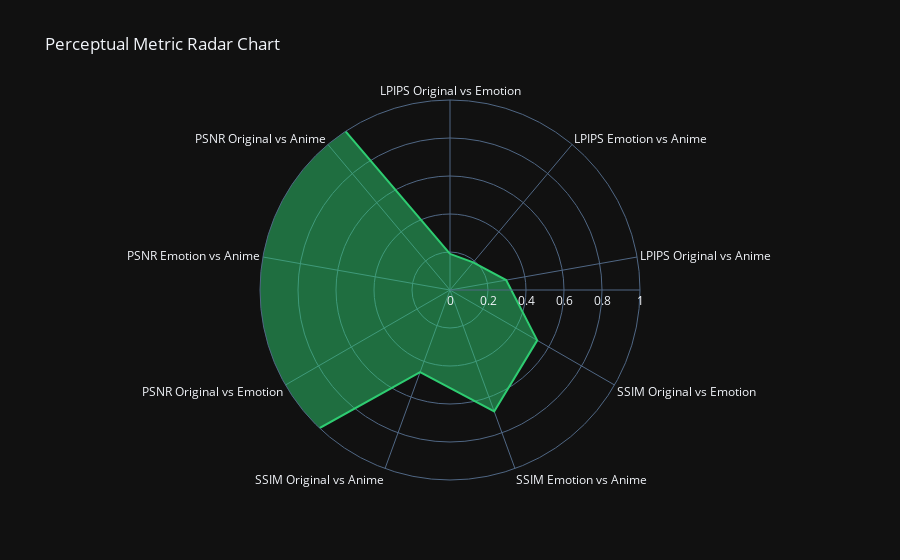
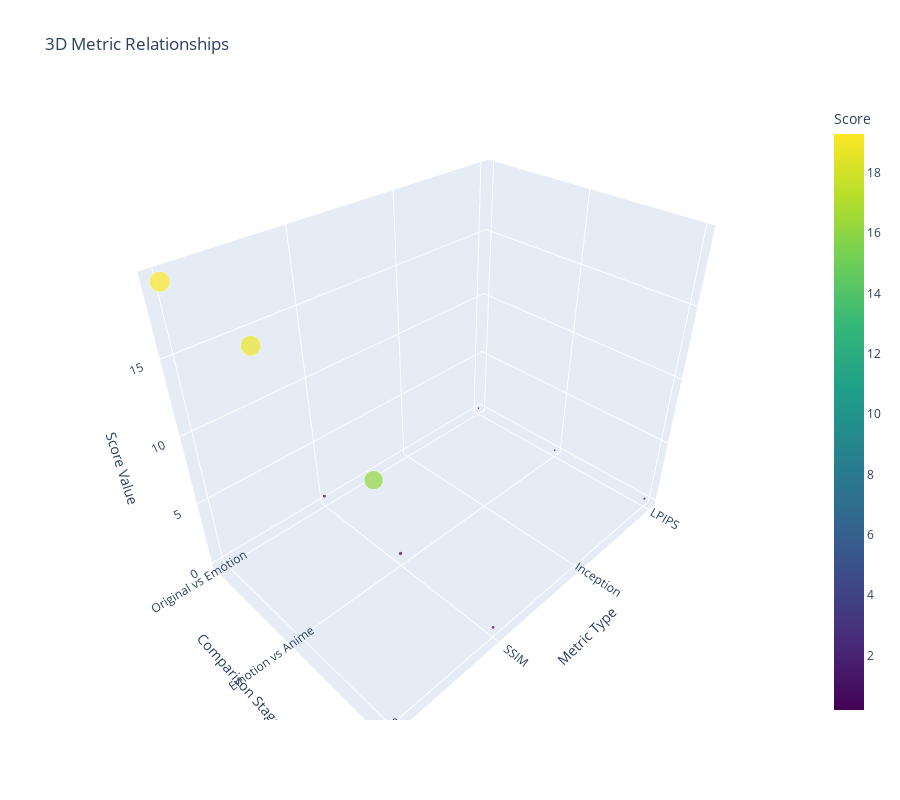

Notebook source saved alongside these figures, in order:
### Code cell
import pandas as pd
import numpy as np
import seaborn as sns
import matplotlib.pyplot as plt

import plotly.express as px

# Load data
df = pd.read_csv('evaluation_scores.csv')

# Preprocess data
df['Metric_Type'] = df['Metric'].str.extract('(LPIPS|SSIM|PSNR|Inception)')
df['Comparison_Stage'] = df['Metric'].str.extract(r'(Original vs Emotion|Emotion vs Anime|Original vs Anime)')
df['Score'] = df['Score'].round(2)

# Set style
plt.style.use('ggplot')  # Using 'ggplot' as an alternative style
palette = sns.color_palette("viridis", n_colors=10)

# 1. Metric Comparison Bar Plot (Matplotlib)
plt.figure(figsize=(14, 8))
bars = plt.barh(df['Metric'], df['Score'], color=palette)
plt.title('Comprehensive Model Evaluation Metrics', fontsize=16)
plt.xlabel('Score Value', fontsize=12)
plt.ylabel('Metrics', fontsize=12)
plt.xlim(0, max(df[df['Metric_Type'] != 'Inception']['Score']) + 0.2)

# Add value labels
for bar in bars:
    width = bar.get_width()
    plt.text(width + 0.02, bar.get_y() + bar.get_height()/2,
             f'{width:.2f}', ha='left', va='center', fontsize=10)

plt.tight_layout()
plt.show()

# 2. Radar Chart (Plotly)
fig = px.line_polar(
    df[df['Metric_Type'] != 'Inception'], 
    r='Score', 
    theta='Metric',
    line_close=True,
    color_discrete_sequence=['#2ecc71'],
    template='plotly_dark',
    title='Perceptual Metric Radar Chart'
)
fig.update_traces(fill='toself')
fig.update_layout(polar=dict(radialaxis=dict(visible=True, range=[0, 1])))
fig.show()

# 3. Stage Comparison Heatmap (Seaborn)
heatmap_df = df[df['Metric_Type'].isin(['LPIPS', 'SSIM', 'PSNR'])].pivot(
    index='Metric_Type', 
    columns='Comparison_Stage', 
    values='Score'
)

plt.figure(figsize=(12, 6))
sns.heatmap(heatmap_df, annot=True, cmap='magma', fmt=".2f",
           annot_kws={'size':12}, linewidths=0.5)
plt.title('Stage Comparison Heatmap', fontsize=16)
plt.xlabel('Comparison Stage', fontsize=12)
plt.ylabel('Metric Type', fontsize=12)
plt.show()

# 4. Inception Score Gauge Chart (Matplotlib)
plt.figure(figsize=(8, 6))
ax = plt.subplot(111, polar=True)
ax.set_theta_offset(np.pi/2)
ax.set_theta_direction(-1)

max_score = 10  # Theoretical maximum for reference
value = df[df['Metric_Type'] == 'Inception']['Score'].values[0]

angles = np.linspace(0, 2*np.pi, 100, endpoint=False)
ax.fill(angles, [max_score]*100, color='#2ecc7133', alpha=0.3)
ax.plot(angles, [value]*100, color='#e74c3c', linewidth=4)
ax.set_ylim(0, max_score)
ax.set_title('Inception Score Gauge\n(Reference Scale: 8+ = Good)', fontsize=14)
plt.show()

# 5. Metric Type Distribution (Seaborn Violin Plot)
plt.figure(figsize=(12, 6))
sns.violinplot(x='Metric_Type', y='Score', data=df, 
              inner='quartile', palette='viridis',
              cut=0, scale='width')
plt.title('Metric Type Distribution', fontsize=16)
plt.xlabel('Metric Type', fontsize=12)
plt.ylabel('Score Value', fontsize=12)
plt.show()

# 6. Interactive 3D Surface (Plotly)
fig = px.scatter_3d(df, ,.
                   x='Metric_Type', 
                   y='Comparison_Stage', 
                   z='Score',
                   +
                   color='Score',
                   size='Score',
                   hover_name='Metric',
                   title='3D Metric Relationships',
                   color_continuous_scale=px.colors.sequential.Viridis)
fig.update_layout(scene=dict(
                    xaxis_title='Metric Type',
                    yaxis_title='Comparison Stage',
                    zaxis_title='Score Value'),
                  height=800)
fig.show()

### Figure 1 — Plotly figure (JSON) as saved in the notebook; plotly's stock layout.template omitted (floating-point values rounded to 4 significant figures)
{"data": [{"fill": "toself", "hovertemplate": "Score=%{r}<br>Metric=%{theta}<extra></extra>", "legendgroup": "", "line": {"color": "#2ecc71", "dash": "solid"}, "marker": {"symbol": "circle"}, "mode": "lines", "name": "", "r": [0.19, 0.19, 0.3, 0.53, 0.68, 0.46, 19.29, 18.95, 16.17, 0.19], "showlegend": false, "subplot": "polar", "theta": ["LPIPS Original vs Emotion", "LPIPS Emotion vs Anime", "LPIPS Original vs Anime", "SSIM Original vs Emotion", "SSIM Emotion vs Anime", "SSIM Original vs Anime", "PSNR Original vs Emotion", "PSNR Emotion vs Anime", "PSNR Original vs Anime", "LPIPS Original vs Emotion"], "type": "scatterpolar"}], "layout": {"legend": {"tracegroupgap": 0}, "polar": {"angularaxis": {"direction": "clockwise", "rotation": 90}, "domain": {"x": [0, 1], "y": [0, 1]}, "radialaxis": {"range": [0, 1], "visible": true}}, "title": {"text": "Perceptual Metric Radar Chart"}}}

### Figure 2 — Plotly figure (JSON) as saved in the notebook; plotly's stock layout.template omitted (floating-point values rounded to 4 significant figures)
{"data": [{"hovertemplate": "<b>%{hovertext}</b><br><br>Metric_Type=%{x}<br>Comparison_Stage=%{y}<br>Score=%{marker.color}<extra></extra>", "hovertext": ["LPIPS Original vs Emotion", "LPIPS Emotion vs Anime", "LPIPS Original vs Anime", "Inception Score", "SSIM Original vs Emotion", "SSIM Emotion vs Anime", "SSIM Original vs Anime", "PSNR Original vs Emotion", "PSNR Emotion vs Anime", "PSNR Original vs Anime"], "legendgroup": "", "marker": {"color": [0.19, 0.19, 0.3, 2.67, 0.53, 0.68, 0.46, 19.29, 18.95, 16.17], "coloraxis": "coloraxis", "size": [0.19, 0.19, 0.3, 2.67, 0.53, 0.68, 0.46, 19.29, 18.95, 16.17], "sizemode": "area", "sizeref": 0.04822, "symbol": "circle"}, "mode": "markers", "name": "", "scene": "scene", "showlegend": false, "type": "scatter3d", "x": ["LPIPS", "LPIPS", "LPIPS", "Inception", "SSIM", "SSIM", "SSIM", "PSNR", "PSNR", "PSNR"], "y": ["Original vs Emotion", "Emotion vs Anime", "Original vs Anime", null, "Original vs Emotion", "Emotion vs Anime", "Original vs Anime", "Original vs Emotion", "Emotion vs Anime", "Original vs Anime"], "z": [0.19, 0.19, 0.3, 2.67, 0.53, 0.68, 0.46, 19.29, 18.95, 16.17]}], "layout": {"coloraxis": {"colorbar": {"title": {"text": "Score"}}, "colorscale": [[0, "#440154"], [0.1111, "#482878"], [0.2222, "#3e4989"], [0.3333, "#31688e"], [0.4444, "#26828e"], [0.5556, "#1f9e89"], [0.6667, "#35b779"], [0.7778, "#6ece58"], [0.8889, "#b5de2b"], [1, "#fde725"]]}, "height": 800, "legend": {"itemsizing": "constant", "tracegroupgap": 0}, "scene": {"domain": {"x": [0, 1], "y": [0, 1]}, "xaxis": {"title": {"text": "Metric Type"}}, "yaxis": {"title": {"text": "Comparison Stage"}}, "zaxis": {"title": {"text": "Score Value"}}}, "title": {"text": "3D Metric Relationships"}}}
